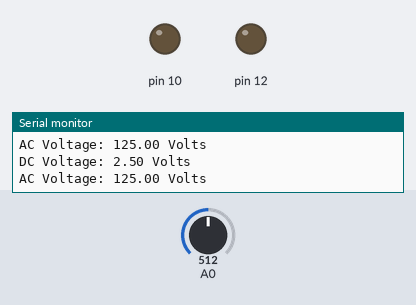
Bench run of a sketch on a simulated Arduino Uno, built with avr-gcc and run on an emulated ATmega328P. On the bench: output pins drawn as LEDs (lit = HIGH), the last lines printed to the serial monitor. Inputs (shaded band) come from the test bench; at power-on: A0 = 512.

Above: at 4.8 s.
4.9 s: A0 set to 1023
At 6.8 s:
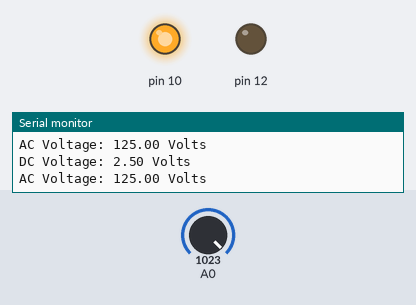
14.2 s: A0 set to 932
19.2 s: A0 set to 906
At 19.7 s:
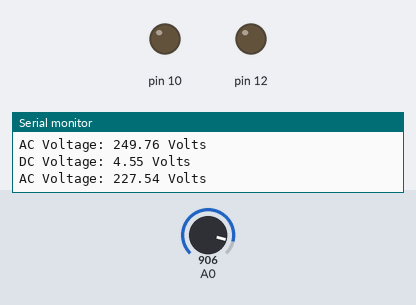
24.2 s: A0 set to 889
29.2 s: A0 set to 869
At 34.5 s:
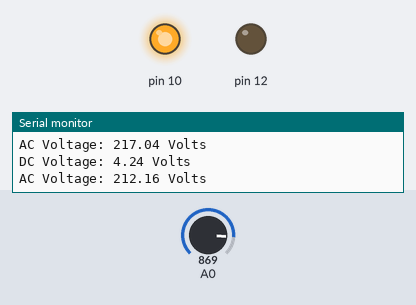
38.5 s: A0 set to 900
At 39.6 s:
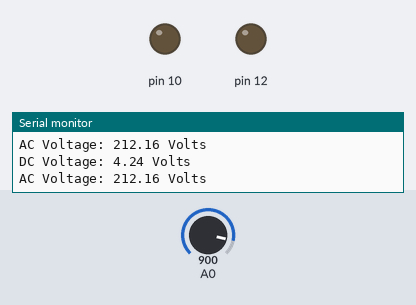
Timing chart, 0 to 41.5 s (numbered marks = the images above; inputs shaded):
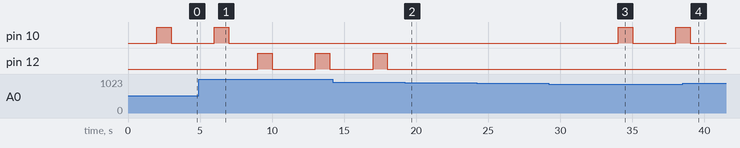

Measured:
- the behaviour switches between 922 and 921 on A0 (found by bisection; images 1 and 2)
- the behaviour switches between 881 and 880 on A0 (found by bisection; images 2 and 3)
- after the input at 4.9 s, pin 10: goes on until 7.0 s, then stays LOW; pin 12: alternates HIGH for 1.0 s and LOW for 3.0 s, starting after 4.1 s
- after the input at 19.2 s, pin 12: stays LOW (without the input it goes to HIGH after 1.8 s)
- after the input at 29.2 s, pin 10: LOW → HIGH after 4.8 s, → LOW 1.0 s later, → HIGH 3.0 s later
- after the input at 38.5 s, pin 10: goes on until 39.0 s, then stays LOW

The sketch:

AC_monitoring_DC_Motor.ino
```cpp
/*
 Stabilizer DC Motor Control

 This program drives a DC motor.
 The motor is attached to variac.

 The motor should revolve one revolution in one direction, then
 one revolution in the other direction to regulate the AC voltage.

 Created 27 July. 2018
 by Ehsan Sarhadi

    Read AC Voltage 50 to 250 Volts
    Reads an analog input on pin 0, converts it to voltage, and prints the
    result to the serial monitor.
    Graphical representation is available using serial plotter   (Tools >
    Serial Plotter menu)

// the setup routine runs once when you press reset:
 */

void setup() {

  // initialize the serial port at 9600 bits per second::
  Serial.begin(9600);
  pinMode(12, OUTPUT);
  pinMode(10, OUTPUT);
}

void loop() {

// read the input on analog pin 0:
  int sensorValue = analogRead(A0);
  // Convert the analog reading (which goes from 0 - 1023) to a voltage (0 - 250V):
  float voltageDC = sensorValue * (5.0 / 1024.0);
  float voltageAC = sensorValue * (250.0 / 1024.0);
  // print out the value you read:
  Serial.print("DC Voltage: ");
  Serial.print(voltageDC);
  Serial.println(" Volts");
  Serial.print("AC Voltage: ");
  Serial.print(voltageAC);
  Serial.println(" Volts");

  delay(1000);

  // Relay #10 & Relay #12 are connected to 9-12 DC voltage
  // DC motor will rotate clockwise by turnning on the #12 Relay
  // DC motor will rotate anticlockwise by turnning on the #10 Relay

  digitalWrite(12, LOW);    // turn the Relay off by making the voltage LOW
  digitalWrite(10, LOW);    // turn the Relay off by making the voltage LOW

  // step one revolution  in one direction:
  if (voltageDC>4.50) digitalWrite(12, HIGH);   // turn the Relay on (HIGH is the voltage level)
  if (voltageDC>4.50) delay(1000);                       // wait for a second
  if (voltageDC>4.50) digitalWrite(12, LOW);    // turn the Relay off by making the voltage LOW
  delay(1000);                       // wait for a second

  // step one revolution in the other direction:
  if (voltageDC<4.30) digitalWrite(10, HIGH);   // turn the Relay on (HIGH is the voltage level)
  if (voltageDC<4.30) delay(1000);                       // wait for a second
  if (voltageDC<4.30) digitalWrite(10, LOW);    // turn the Relay off by making the voltage LOW
  delay(1000);                       // wait for a second
}
```
